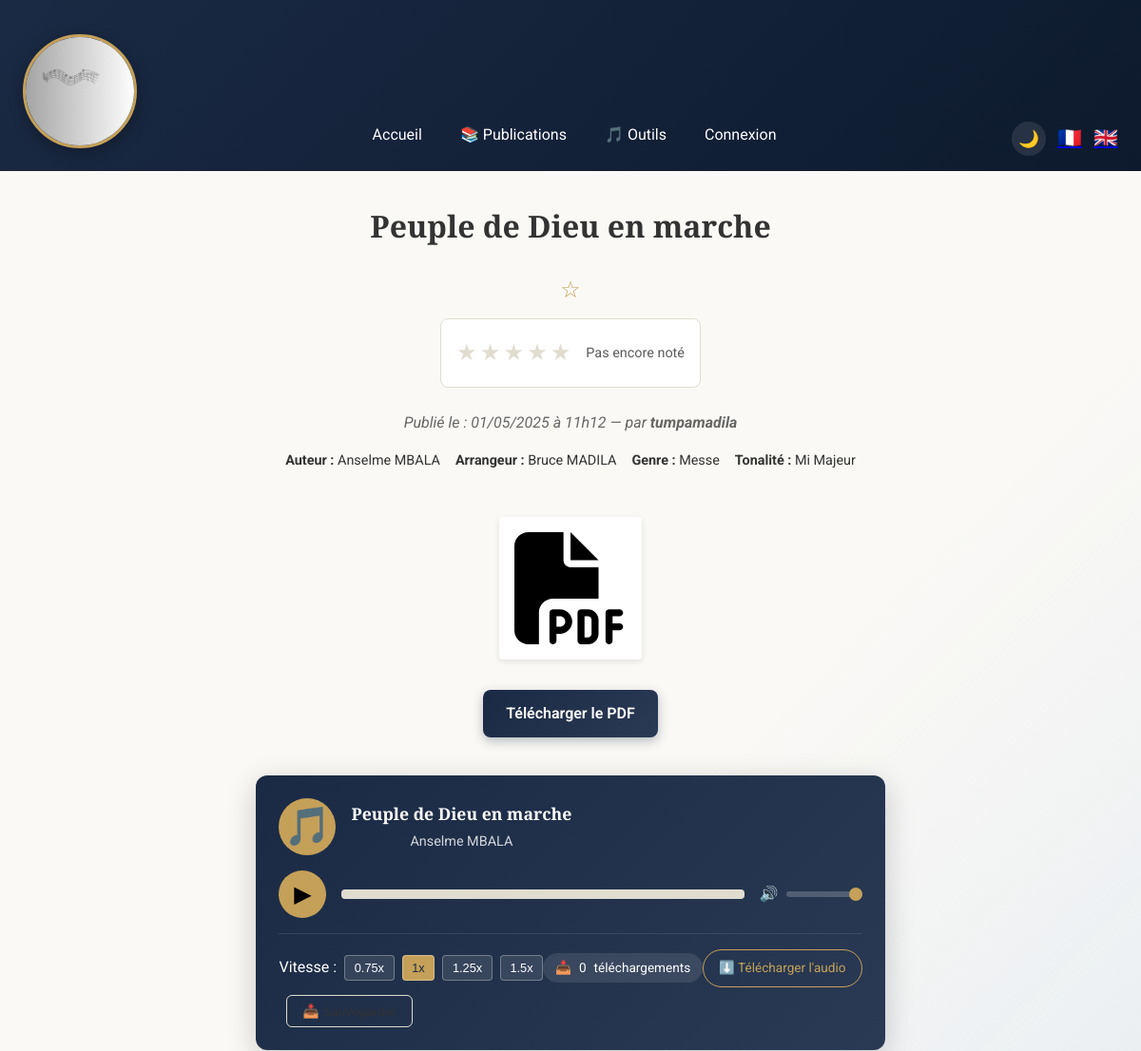
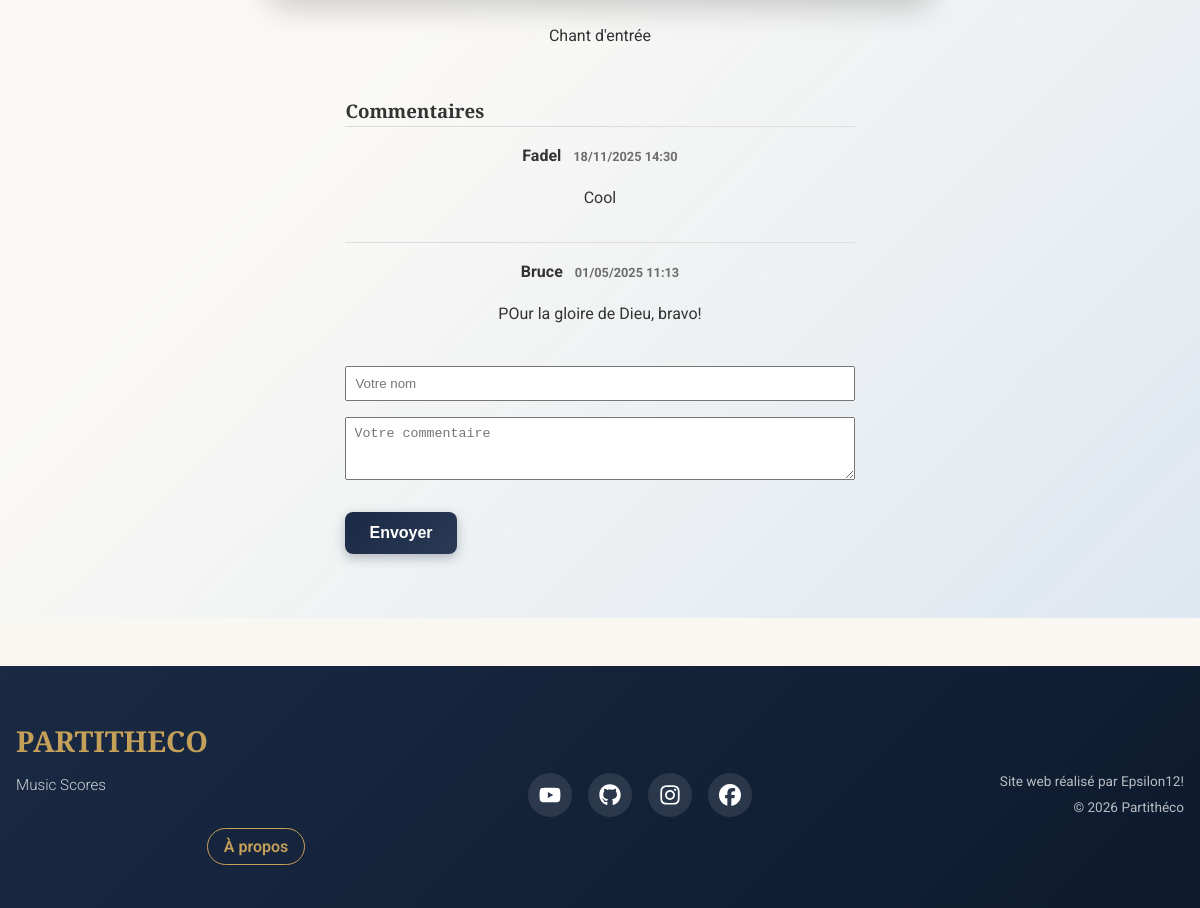
The page /project.php?id=8&lang=fr on the database its author committed (2 pictures, top to bottom).
### tables this page shows
CREATE TABLE projects (
                id INTEGER PRIMARY KEY AUTOINCREMENT,
                user_id INTEGER NOT NULL,
                title TEXT NOT NULL,
                description TEXT NOT NULL,
                thumbnail TEXT,
                date_publication DATETIME DEFAULT CURRENT_TIMESTAMP, media TEXT, author TEXT, arranger TEXT, genre TEXT, tonality TEXT, moment_messe TEXT, temps_liturgique TEXT, is_liturgical BOOLEAN DEFAULT 0, voix TEXT,
                FOREIGN KEY(user_id) REFERENCES users(id)
            );

CREATE TABLE users (
                id INTEGER PRIMARY KEY AUTOINCREMENT,
                username TEXT NOT NULL UNIQUE,
                email TEXT NOT NULL UNIQUE,
                password TEXT NOT NULL
            , paroisse TEXT, role_choral TEXT);

CREATE TABLE comments (
                    id          INTEGER PRIMARY KEY AUTOINCREMENT,
                    project_id  INTEGER NOT NULL,
                    author      TEXT NOT NULL,
                    content     TEXT NOT NULL,
                    created_at  DATETIME DEFAULT CURRENT_TIMESTAMP,
                    FOREIGN KEY(project_id) REFERENCES projects(id)
                );

### classes/ProjectPageService.php (called while the page is built, shortened)
<?php
class ProjectPageService {
    private ProjectRepository $projectRepository;
    private CommentRepository $commentRepository;
    private FavoriteRepository $favoriteRepository;
    private DownloadRepository $downloadRepository;
    private RatingRepository $ratingRepository;
    private PlaylistRepository $playlistRepository;
    public function __construct(PDO $pdo) {
        $this->projectRepository = new ProjectRepository($pdo);
        $this->commentRepository = new CommentRepository($pdo);
        $this->favoriteRepository = new FavoriteRepository($pdo);
        $this->downloadRepository = new DownloadRepository($pdo);
        $this->ratingRepository = new RatingRepository($pdo);
        $this->playlistRepository = new PlaylistRepository($pdo);
    }
    public function buildPageData(int $projectId, ?array $user = null): array {
        $project = $this->projectRepository->getById($projectId);
        $userId = $user['id'] ?? null;
        return [
            'project' => $project,
            'avgRating' => $this->ratingRepository->getAverageRating($projectId),
            'ratingCount' => $this->ratingRepository->getRatingCount($projectId),
            'userRating' => $userId ? $this->ratingRepository->getUserRating($userId, $projectId) : null,
            'isFavorite' => $userId ? $this->favoriteRepository->isFavorite($userId, $projectId) : false,
            'comments' => $this->commentRepository->getByProject($projectId),
            'downloadCount' => $this->downloadRepository->getCountByProject($projectId),
            'userPlaylists' => $userId ? $this->playlistRepository->getByUser($userId) : [],
        ];
    }
}

### classes/ProjectRepository.php (called while the page is built, shortened)
<?php
class ProjectRepository {
    private PDO $pdo;
    public function __construct(PDO $pdo) {
        $this->pdo = $pdo;
    }
    public function getById(int $projectId): ?array {
        $stmt = $this->pdo->prepare("
            SELECT p.*, u.username AS publisher
            FROM projects p
            JOIN users u ON p.user_id = u.id
            WHERE p.id = :id
        ");
        $stmt->execute([':id' => $projectId]);
        $result = $stmt->fetch(PDO::FETCH_ASSOC);
        return $result ?: null;
    }
}

### classes/RatingRepository.php (called while the page is built, shortened)
<?php
class RatingRepository {
    private PDO $pdo;
    public function __construct(PDO $pdo) {
        $this->pdo = $pdo;
    }
    public function getAverageRating(int $projectId): ?float {
        $stmt = $this->pdo->prepare("
            SELECT AVG(score) AS avg, COUNT(*) AS count
            FROM ratings
            WHERE project_id = :pid
        ");
        $stmt->execute([':pid' => $projectId]);
        $result = $stmt->fetch(PDO::FETCH_ASSOC);
        return $result && $result['count'] > 0 ? round((float) $result['avg'], 1) : null;
    }
    public function getRatingCount(int $projectId): int {
        $stmt = $this->pdo->prepare("
            SELECT COUNT(*)
            FROM ratings
            WHERE project_id = :pid
        ");
        $stmt->execute([':pid' => $projectId]);
        return (int) $stmt->fetchColumn();
    }
}

### classes/CommentRepository.php (called while the page is built, shortened)
<?php
class CommentRepository {
    private PDO $pdo;
    public function __construct(PDO $pdo) {
        $this->pdo = $pdo;
    }
    public function getByProject(int $projectId): array {
        $stmt = $this->pdo->prepare("
            SELECT *
            FROM comments
            WHERE project_id = :pid
            ORDER BY created_at DESC
        ");
        $stmt->execute([':pid' => $projectId]);
        return $stmt->fetchAll(PDO::FETCH_ASSOC);
    }
}

### classes/DownloadRepository.php (called while the page is built, shortened)
<?php
class DownloadRepository {
    private PDO $pdo;
    public function __construct(PDO $pdo) {
        $this->pdo = $pdo;
    }
    public function getCountByProject(int $projectId): int {
        $stmt = $this->pdo->prepare("
            SELECT COUNT(*)
            FROM downloads
            WHERE project_id = :pid
        ");
        $stmt->execute([':pid' => $projectId]);
        return (int) $stmt->fetchColumn();
    }
}

### assets/locales/trad.php (called while the page is built, shortened)
<?php
$lang = $_SESSION['lang']
         ?? ($_COOKIE['lang'] ?? 'fr');
$transFile = __DIR__ . "/{$lang}.php";
$t = include $transFile;

### project.php (the view, shortened to what this page needs)
<?php
require_once __DIR__ . '/assets/locales/trad.php';
$db         = new Database();
$pdo        = $db->getPDO();
$pageService = new ProjectPageService($pdo);
$projectId = (int) $_GET['id'];
$currentUser = $_SESSION['user'] ?? null;
$pageData = $pageService->buildPageData($projectId, $currentUser);
$project = $pageData['project'];
$avgRating = $pageData['avgRating'];
$ratingCount = $pageData['ratingCount'];
$isFavorite = $pageData['isFavorite'];
$comments = $pageData['comments'];
$downloadCount = $pageData['downloadCount'];
include __DIR__ . '/includes/header.php';
include __DIR__ . '/includes/navbar.php';
?>
<main class="project-detail">
  <div class="project-title-block">
    <h1><?= htmlspecialchars($project['title'], ENT_NOQUOTES, 'UTF-8', false) ?></h1>
    <div class="project-actions">
      <form method="post" class="project-favorite-form">
          <button type="submit" name="favorite_toggle" class="btn-favorite" title="<?= $isFavorite ? 'Retirer des favoris' : 'Ajouter aux favoris' ?>">
              <?= $isFavorite ? '★' : '☆' ?>
          </button>
      </form>
    </div>
  </div>
  <div class="rating-section" data-project-id="<?= $projectId ?>">
    <div class="stars-display">
      <?php for ($i = 1; $i <= 5; $i++): ?>
        <span class="star <?= ($avgRating && $i <= round($avgRating)) ? 'filled' : '' ?>" data-value="<?= $i ?>">★</span>
      <?php endfor; ?>
    </div>
    <span class="rating-info">
      <?php if ($avgRating): ?>
        <?= $avgRating ?>/5 (<?= $ratingCount ?> avis)
      <?php else: ?>
        Pas encore noté
      <?php endif; ?>
    </span>
  </div>
  <?php
    $dt        = new DateTime($project['date_publication']);
    $fmt       = $t['project']['date_format'];
    $formatted = $dt->format($fmt);
  ?>
  <p class="project-date">
    <?= htmlspecialchars($t['project']['published_on']) ?>
    <?= htmlspecialchars($formatted) ?>
    — <?= htmlspecialchars($t['project']['by']) ?>
    <strong><?= htmlspecialchars($project['publisher']) ?></strong>
  </p>
  <ul class="project-meta">
    <?php if ($project['author']):   ?>
      <li><strong><?= htmlspecialchars($t['project']['author']) ?></strong>
        <?= htmlspecialchars($project['author'])   ?>
      </li>
    <?php endif; ?>
    <?php if ($project['arranger']): ?>
      <li><strong><?= htmlspecialchars($t['project']['arranger']) ?></strong>
        <?= htmlspecialchars($project['arranger']) ?>
      </li>
    <?php endif; ?>
    <?php if ($project['genre']):    ?>
      <li><strong><?= htmlspecialchars($t['project']['genre']) ?></strong>
        <?= htmlspecialchars($project['genre'])    ?>
      </li>
    <?php endif; ?>
    <?php if ($project['tonality']): ?>
      <li><strong><?= htmlspecialchars($t['project']['tonality']) ?></strong>
        <?= htmlspecialchars($project['tonality']) ?>
      </li>
    <?php endif; ?>
  </ul>
  <?php
    $thumb = $project['thumbnail'] ?? '';
    if ($thumb) {
        $isCloudinary = str_starts_with($thumb, 'http');
        $ext = strtolower(pathinfo($thumb, PATHINFO_EXTENSION));
        $url = $isCloudinary ? $thumb : "assets/img/{$thumb}";
        if (in_array($ext, ['jpg','jpeg','png','gif'])): ?>
          <a href="javascript:void(0)" onclick="openLightbox('<?= htmlspecialchars($url) ?>')">
            <img
              src="<?= htmlspecialchars($url) ?>"
              alt="Image de <?= htmlspecialchars($project['title'], ENT_NOQUOTES, 'UTF-8', false) ?>"
              class="project-media">
          </a>
          <p style="text-align:center; margin-top:.5rem;"><a class="btn-secondary" href="<?= htmlspecialchars($url) ?>" download>Télécharger l'image</a></p>
        <?php elseif ($ext === 'pdf'): ?>
          <a href="javascript:void(0)" onclick="openPDF('<?= htmlspecialchars($url) ?>')">
            <img
              src="assets/static/file-pdf-solid.svg"
              alt="PDF de <?= htmlspecialchars($project['title'], ENT_NOQUOTES, 'UTF-8', false) ?>"
              class="project-media pdf-icon">
          </a>
          <p style="text-align:center; margin-top:.5rem;"><a class="btn-primary" href="<?= htmlspecialchars($url) ?>" download>Télécharger le PDF</a></p>
        <?php endif;
    }
  ?>
  <?php if (!empty($project['media'])):
    $isMediaCloudinary = str_starts_with($project['media'], 'http');
    $mext = strtolower(pathinfo($project['media'], PATHINFO_EXTENSION));
    $murl = $isMediaCloudinary ? $project['media'] : "assets/img/{$project['media']}";
    if (in_array($mext, ['mp4','webm','ogg'])): ?>
      <video class="project-media" controls preload="metadata">
        <source src="<?= htmlspecialchars($murl) ?>" type="video/<?= $mext ?>">
        Votre navigateur ne supporte pas la vidéo.
      </video>
    <?php elseif (in_array($mext, ['mp3','wav','oga','ogg'])): ?>
      <div class="audio-player-enhanced" data-project-id="<?= $projectId ?>">
        <div class="player-header">
          <div class="player-icon">🎵</div>
          <div class="player-info">
            <h4><?= htmlspecialchars($project['title']) ?></h4>
            <p><?= htmlspecialchars($project['author'] ?? 'Auteur inconnu') ?></p>
          </div>
        </div>
        <div class="player-controls">
          <button class="btn-play">▶</button>
          <div class="progress-container">
            <div class="time-display">
              <span class="current-time">0:00</span>
              <span class="duration">0:00</span>
            </div>
          </div>
          <div class="volume-control">
            <span>🔊</span>
            <input type="range" class="volume-slider" min="0" max="1" step="0.1" value="1">
          </div>
        </div>
        <div class="extra-controls">
          <div class="speed-controls">
            <span>Vitesse :</span>
            <button class="btn-speed" data-speed="0.75">0.75x</button>
            <button class="btn-speed active" data-speed="1">1x</button>
            <button class="btn-speed" data-speed="1.25">1.25x</button>
            <button class="btn-speed" data-speed="1.5">1.5x</button>
          </div>
          <div class="download-stats">
            <span>📥</span>
            <span class="download-count"><?= $downloadCount ?></span>
            <span>téléchargements</span>
          </div>
          <a href="api/download.php?id=<?= $projectId ?>&type=audio" class="btn-download" onclick="trackDownload(<?= $projectId ?>, 'audio')">
            ⬇️ Télécharger l'audio
          </a>
        </div>
      </div>
    <?php endif;
  endif; ?>
  <p><?= nl2br(htmlspecialchars($project['description'], ENT_NOQUOTES, 'UTF-8', false)) ?></p>
  <section id="commentsSection">
    <h3><?= htmlspecialchars($t['comments']['title']) ?></h3>
    <?php if (empty($comments)): ?>
      <p>Aucun commentaire pour le moment.</p>
    <?php else: ?>
      <?php foreach ($comments as $cm): ?>
        <div class="comment-item">
          <p class="author">
            <?= htmlspecialchars($cm['author']) ?>
            <span class="date">
              <?= (new DateTime($cm['created_at']))->format('d/m/Y H:i') ?>
            </span>
          </p>
          <p class="content"><?= nl2br(htmlspecialchars($cm['content'], ENT_NOQUOTES, 'UTF-8', false)) ?></p>
        </div>
      <?php endforeach; ?>
    <?php endif; ?>
    <form method="post" novalidate class="comment-form">
      <input
        type="text"
        name="comment_author"
        placeholder="Votre nom"
        required>
      <textarea
        name="comment_content"
        rows="3"
        placeholder="Votre commentaire"
        required></textarea>
      <button name="comment_submit" type="submit">
        <?= htmlspecialchars($t['comments']['submit']) ?>
      </button>
    </form>
  </section>
</main>
<?php include __DIR__ . '/includes/footer.php'; ?>

### rows shown on the page
projects: title "Peuple de Dieu en marche", date_publication "01/05/2025 à 11h12", user.username "tumpamadila", author "Anselme MBALA", arranger "Bruce MADILA", genre "Messe", tonality "Mi Majeur", description "Chant d'entrée"
comments: author "Fadel", created_at "18/11/2025 14:30", content "Cool"
comments: author "Bruce", created_at "01/05/2025 11:13", content "POur la gloire de Dieu, bravo!"

### other values the page prints
$t['nav']['home'] "Accueil"
$t['nav']['login'] "Connexion"
$t['project']['published_on'] "Publié le :"
$t['project']['by'] "par"
$t['project']['author'] "Auteur :"
$t['project']['arranger'] "Arrangeur :"
$t['project']['genre'] "Genre :"
$t['project']['tonality'] "Tonalité :"
$downloadCount "0"
$t['comments']['title'] "Commentaires"
$t['comments']['submit'] "Envoyer"
$t['nav']['about'] "À propos"
$t['footer']['credits'] "Site web réalisé par Epsilon12!"
